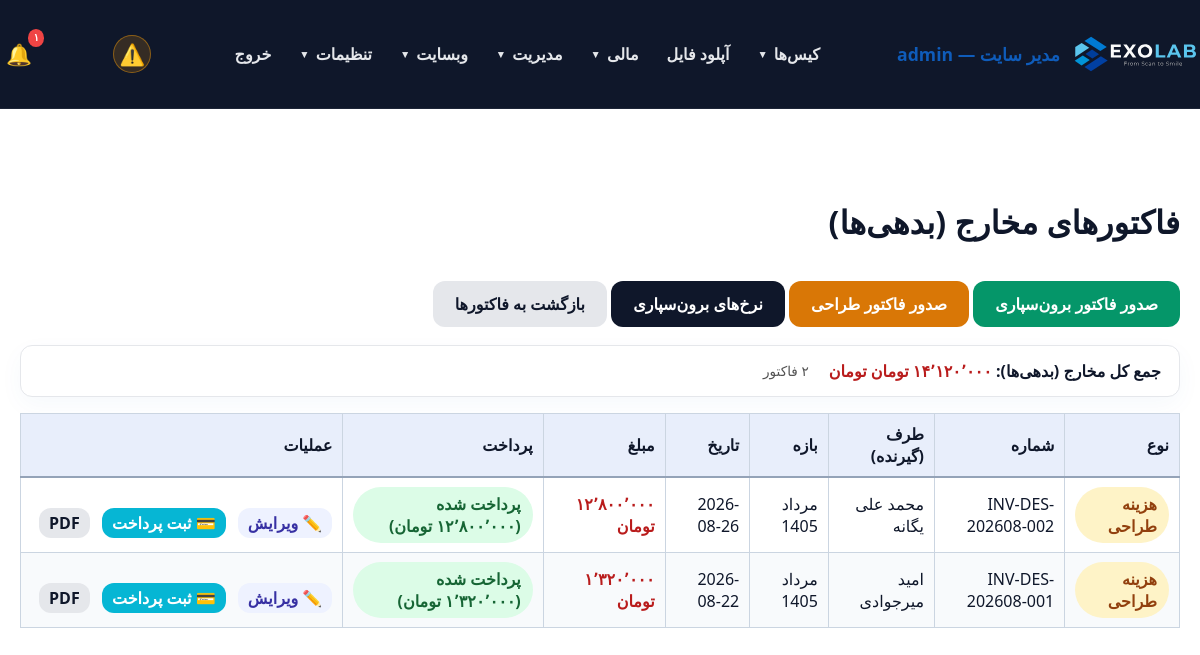
The page /panel/expenses.php (signed in) on the database its author committed.
### tables this page shows
CREATE TABLE `users` (
  `id` int(11) NOT NULL AUTO_INCREMENT,
  `username` varchar(100) NOT NULL,
  `password_hash` varchar(255) NOT NULL,
  `full_name` varchar(255) NOT NULL,
  `email` varchar(255) DEFAULT NULL,
  `phone` varchar(20) DEFAULT NULL,
  `role` enum('admin','doctor','staff','secretary','designer','technician','operator','powder','courier','finance','outsource_lab','customer_lab','partner_lab','clinic','branch_admin') NOT NULL DEFAULT 'staff',
  `branch_id` int(11) DEFAULT NULL,
  `clinic_id` int(11) DEFAULT NULL,
  `lab_id` int(11) DEFAULT NULL,
  `is_designer` tinyint(1) NOT NULL DEFAULT 0,
  `is_default_designer` tinyint(1) NOT NULL DEFAULT 0,
  `active` tinyint(1) DEFAULT 1,
  `last_login` datetime DEFAULT NULL,
  `created_at` datetime DEFAULT current_timestamp(),
  `updated_at` datetime DEFAULT current_timestamp() ON UPDATE current_timestamp(),
  `notes` text DEFAULT NULL,
  PRIMARY KEY (`id`),
  UNIQUE KEY `username` (`username`),
  KEY `idx_users_clinic_id` (`clinic_id`),
  KEY `idx_users_is_designer` (`is_designer`),
  CONSTRAINT `fk_users_clinic` FOREIGN KEY (`clinic_id`) REFERENCES `users` (`id`) ON DELETE SET NULL ON UPDATE CASCADE
);

CREATE TABLE `designer_invoices` (
  `id` int(11) NOT NULL AUTO_INCREMENT,
  `branch_id` int(11) DEFAULT NULL,
  `invoice_number` varchar(50) NOT NULL,
  `designer_id` int(11) NOT NULL,
  `total_amount` decimal(15,2) NOT NULL DEFAULT 0.00,
  `payment_status` enum('unpaid','partial','paid') NOT NULL DEFAULT 'unpaid',
  `period_label` varchar(120) DEFAULT NULL,
  `invoice_date` date NOT NULL,
  `notes` text DEFAULT NULL,
  `created_at` timestamp NOT NULL DEFAULT current_timestamp(),
  PRIMARY KEY (`id`),
  KEY `designer_id` (`designer_id`)
);

### panel/db.php (called while the page is built, shortened)
<?php
function db() {
    static $pdo = null;
    if ($pdo === null) {
        try {
            $pdo = Connection::getInstance();
        } catch (Throwable $e) {
            $dbFailMsg = 'db connection failed: ' . $e->getMessage();
            if (function_exists('exolab_log_throttled')) {
                exolab_log_throttled('db_connect_failed', $dbFailMsg, 60);
            } else {
                error_log($dbFailMsg);
            }
            try {
                Connection::reset();
                usleep(150000);
                $pdo = Connection::getInstance();
            } catch (Throwable $e2) {
                $dbFailMsg2 = 'db connection retry failed: ' . $e2->getMessage();
                if (function_exists('exolab_log_throttled')) {
                    exolab_log_throttled('db_connect_failed_retry', $dbFailMsg2, 60);
                } else {
                    error_log($dbFailMsg2);
                }
                dbConnectionFailedResponse();
            }
        }
    }
    return $pdo;
}
function canManageScanAppointments(?array $user = null): bool {
    $user = $user ?: (function_exists('current_user') ? current_user() : null);
    $role = (string) ($user['role'] ?? '');
    if (in_array($role, ['admin', 'branch_admin', 'technician', 'secretary', 'staff'], true)) return true;
    return false;
}
function canViewScanBodyLibrary(?array $user = null): bool {
    $user = $user ?: (function_exists('current_user') ? current_user() : null);
    if (is_admin()) return true;
    return false;
}
function currentBranchId(): ?int {
    $user = current_user();
    if ($user['role'] === 'admin') return null;
    $bid = $user['branch_id'] ?? null;
    return $bid !== null && $bid !== '' ? (int) $bid : null;
}
function getAllDesignerInvoices(): array {
    $bid = currentBranchId();
    $filter = $bid === null ? '' : ' WHERE i.branch_id = ' . (int) $bid;
    $stmt = db()->query('SELECT i.*, u.full_name AS designer_name FROM designer_invoices i LEFT JOIN users u ON i.designer_id = u.id' . $filter . ' ORDER BY i.invoice_date DESC, i.id DESC');
    return $stmt->fetchAll();
}
function getExpenseInvoicePaid(string $type, int $invoiceId): float {
    $stmt = db()->prepare('SELECT COALESCE(SUM(amount),0) FROM expense_payments WHERE expense_type = ? AND invoice_id = ?');
    $stmt->execute([$type, $invoiceId]);
    return (float) $stmt->fetchColumn();
}
function getUnreadNotificationCount(int $userId): int {
    $stmt = db()->prepare('SELECT COUNT(*) FROM notifications WHERE user_id = ? AND is_read = 0');
    $stmt->execute([$userId]);
    return (int) $stmt->fetchColumn();
}

### includes/helpers.php (called while the page is built, shortened)
<?php
function toPersianDigits($input) {
    $numbers = ['0','1','2','3','4','5','6','7','8','9'];
    $persian = ['۰','۱','۲','۳','۴','۵','۶','۷','۸','۹'];
    return str_replace($numbers, $persian, $input);
}
function formatAmountToman($value) {
    $clean = preg_replace('/[^\d\.\-]/', '', (string) $value);
    $formatted = number_format((float) round($clean), 0, '.', ',');
    $formatted = str_replace(',', '٬', $formatted);
    return toPersianDigits($formatted) . ' تومان';
}

### panel/expenses.php (the view, shortened to what this page needs)
<?php
require_once __DIR__ . '/auth.php';
require_login();
$designerInvoices = getAllDesignerInvoices();
$rows = [];
foreach ($designerInvoices as $inv) {
    $paid = getExpenseInvoicePaid('designer', (int) $inv['id']);
    $rows[] = [
        'type' => 'designer',
        'type_label' => 'هزینه طراحی',
        'invoice_number' => $inv['invoice_number'],
        'party' => $inv['designer_name'] ?? '—',
        'period_label' => $inv['period_label'] ?? '—',
        'invoice_date' => $inv['invoice_date'],
        'total_amount' => (float) $inv['total_amount'],
        'paid_amount' => $paid,
        'payment_status' => $inv['payment_status'] ?? 'unpaid',
        'invoice_id' => (int) $inv['id'],
        'pdf' => 'designer_invoice_pdf.php?id=' . (int) $inv['id'],
        'generation' => 'generate_designer_invoice.php',
    ];
}
usort($rows, function ($a, $b) {
    return strcmp($b['invoice_date'], $a['invoice_date']);
});
$totalExpenses = array_sum(array_column($rows, 'total_amount'));
panel_layout_start('فاکتورهای مخارج (بدهی‌ها)');
?>
<div style="margin-bottom: 18px; display: flex; gap: 10px; flex-wrap: wrap; justify-content: space-between; align-items: center;">
    <div>
        <a class="btn" href="generate_outsource_invoice.php" style="background: #059669; color: #fff;">صدور فاکتور برون‌سپاری</a>
        <a class="btn" href="generate_designer_invoice.php" style="background: #d97706; color: #fff;">صدور فاکتور طراحی</a>
        <a class="btn" href="outsource_rates.php" style="background: #0F172A; color: #fff;">نرخ‌های برون‌سپاری</a>
        <a class="btn" href="invoices.php" style="background: #E5E7EB; color: #0F172A;">بازگشت به فاکتورها</a>
    </div>
</div>
<?php if (!empty($rows)): ?>
<div class="form-card" style="margin-bottom:16px; padding:14px 18px; display:flex; gap:20px; flex-wrap:wrap; align-items:center;">
    <strong>جمع کل مخارج (بدهی‌ها): <span style="color:#b91c1c;"><?= formatAmountToman($totalExpenses) ?> تومان</span></strong>
    <span style="color:#525252; font-size:0.85rem;"><?= toPersianDigits(count($rows)) ?> فاکتور</span>
</div>
<?php endif; ?>
<?php if (empty($rows)): ?>
    <p class="empty">هیچ فاکتور مخارجی ثبت نشده است. از دکمه‌های بالا می‌توانید فاکتور طراحی یا برون‌سپاری صادر کنید.</p>
<?php else: ?>
<table class="datatable display" data-order="3">
    <thead>
    <tr>
        <th>نوع</th>
        <th>شماره</th>
        <th>طرف (گیرنده)</th>
        <th>بازه</th>
        <th>تاریخ</th>
        <th>مبلغ</th>
        <th>پرداخت</th>
        <th>عملیات</th>
    </tr>
    </thead>
    <tbody>
    <?php foreach ($rows as $r): ?>
        <tr>
            <td>
                <?php if ($r['type'] === 'designer'): ?>
                    <span class="badge" style="background:#fef3c7; color:#92400e;"><?= htmlspecialchars($r['type_label']) ?></span>
                <?php else: ?>
                    <span class="badge" style="background:#dcfce7; color:#166534;"><?= htmlspecialchars($r['type_label']) ?></span>
                <?php endif; ?>
            </td>
            <td><?= htmlspecialchars($r['invoice_number']) ?></td>
            <td><?= htmlspecialchars($r['party']) ?></td>
            <td><?= htmlspecialchars($r['period_label']) ?></td>
            <td><?= toJalaliDateFormatted($r['invoice_date']) ?></td>
            <td style="font-weight:bold; color:#b91c1c;"><?= formatAmountToman($r['total_amount']) ?></td>
            <td>
                <?php
                $st = $r['payment_status'];
                if ($st === 'paid'): ?>
                    <span class="badge" style="background:#dcfce7; color:#166534;">پرداخت شده (<?= formatAmountToman($r['paid_amount']) ?>)</span>
                <?php elseif ($st === 'partial'): ?>
                    <span class="badge" style="background:#fef3c7; color:#92400e;">جزئی (<?= formatAmountToman($r['paid_amount']) ?>)</span>
                <?php else: ?>
                    <span class="badge" style="background:#fee2e2; color:#991b1b;">پرداخت نشده</span>
                <?php endif; ?>
            </td>
            <td class="actions" style="white-space:nowrap;">
                <a class="btn" href="<?= $r['type'] === 'designer' ? 'designer_invoice_form.php' : 'outsource_invoice_form.php' ?>?id=<?= $r['invoice_id'] ?>" title="ویرایش فاکتور" style="background:#eef2ff; color:#3730a3; padding:4px 10px; text-decoration:none;">✏️ ویرایش</a>
                <a class="btn" href="expense_payment_form.php?type=<?= $r['type'] ?>&invoice_id=<?= $r['invoice_id'] ?>" style="background:#06B6D4; color:#fff; padding:4px 10px; text-decoration:none;">💳 ثبت پرداخت</a>
                <a class="btn" href="<?= htmlspecialchars($r['pdf']) ?>" target="_blank" style="background:#E5E7EB; color:#0F172A; padding:4px 10px; text-decoration:none;">PDF</a>
            </td>
        </tr>
    <?php endforeach; ?>
    </tbody>
</table>
<?php endif; ?>
<?php panel_layout_end(); ?>

### panel/auth.php (shortened to what this page needs)
<?php
require_once __DIR__ . '/db.php';
require_once __DIR__ . '/../includes/helpers.php';
function current_user() {
    static $user = null;
    if ($user !== null) return $user;
    $stmt = db()->prepare('SELECT * FROM users WHERE id = ? AND active = 1 LIMIT 1');
    $stmt->execute([(int)$_SESSION[USER_SESSION_KEY]]);
    $user = $stmt->fetch();
    return $user;
}
function is_logged_in() {
    return current_user() !== null;
}
function is_admin(): bool {
    $user = current_user();
    return $user['role'] === 'admin' || $user['role'] === 'branch_admin';
}
function is_root_admin(): bool {
    $user = current_user();
    return $user && $user['role'] === 'admin';
}
function has_permission($permission) {
    $user = current_user();
    $perms = $GLOBALS['role_permissions'][$user['role']] ?? [];
    return in_array('*', $perms) || in_array($permission, $perms);
}
function require_login() {
    if (!is_logged_in()) {
        $target = getLoginRedirectUrl();
        if ($target !== '') {
            $_SESSION['login_redirect'] = $target;
        }
        header('Location: login.php');
        exit;
    }
}
function panel_layout_start($title = 'پنل مدیریت') {
    $user = current_user();
    ?>
    <!DOCTYPE html>
    <html lang="fa" dir="rtl">
    <head>
        <link rel="stylesheet" href="../assets/css/style.css">
        <link rel="stylesheet" href="../assets/css/datatables.min.css">
    </head>
    <body>
    <header class="site-header">
        <div class="container" style="justify-content: space-between;">
            <a class="brand" href="dashboard.php">
                <img src="../assets/icons/EXOLAB_LOGO_HORIZENTAL.svg" alt="EXOLAB" class="site-logo">
                <span><?= $user ? htmlspecialchars($user['full_name']) . ' — ' . $user['role'] : 'پنل' ?></span>
            </a>
            <nav class="site-nav" id="siteNav">
                <?php
                $navCanCases  = has_permission('view_all_cases') || has_permission('view_own_cases') || has_permission('view_assigned_cases') || has_permission('view_clinic_cases') || has_role('designer');
                $navCanUpload = $user && in_array($user['role'] ?? '', ['doctor', 'designer', 'admin', 'branch_admin', 'clinic', 'lab', 'outsource_lab', 'customer_lab', 'partner_lab'], true);
                $navCanInv    = has_permission('view_invoices') || has_permission('view_clinic_invoices') || has_permission('view_own_invoices') || is_admin();
                $navCanPay    = has_permission('view_own_payments') || has_permission('view_clinic_payments') || has_permission('view_payments') || is_admin();
                $navIsAdmin   = is_admin();
                $navIsRoot    = is_root_admin();
                ?>
                <?php if ($navCanCases): ?>
                    <div class="nav-group">
                        <button type="button" class="nav-group-toggle" onclick="toggleNavGroup(this)">کیس‌ها <span class="caret">▼</span></button>
                    </div>
                <?php endif; ?>
                <?php if ($navCanUpload): ?>
                    <a class="nav-link" href="uploads.php">آپلود فایل</a>
                <?php endif; ?>
                <?php if ($navCanInv || $navCanPay || $navIsAdmin): ?>
                    <div class="nav-group">
                        <button type="button" class="nav-group-toggle" onclick="toggleNavGroup(this)">مالی <span class="caret">▼</span></button>
                    </div>
                <?php endif; ?>
                <?php if ($navIsAdmin): ?>
                    <div class="nav-group">
                        <button type="button" class="nav-group-toggle" onclick="toggleNavGroup(this)">مدیریت <span class="caret">▼</span></button>
                    </div>
                    <div class="nav-group">
                        <button type="button" class="nav-group-toggle" onclick="toggleNavGroup(this)">وبسایت <span class="caret">▼</span></button>
                    </div>
                <?php endif; ?>
                <?php if ($navIsRoot || $user): ?>
                    <div class="nav-group">
                        <button type="button" class="nav-group-toggle" onclick="toggleNavGroup(this)">تنظیمات <span class="caret">▼</span></button>
                    </div>
                <?php endif; ?>
                <a class="nav-link" href="logout.php">خروج</a>
            </nav>
            <?php if ($user): $notifCount = getUnreadNotificationCount($user['id']); $notifImportantCount = getUnreadImportantNotificationCount($user['id']); ?>
                <a href="notifications.php?scope=important" class="notif-bell notif-bell-important" title="اعلان‌های مهم (کامنت جدید و تغییر وضعیت)" aria-label="اعلان‌های مهم" style="position:relative; margin-right:6px;">
                    <span class="notif-bell-icon" style="font-size:1.3rem;">⚠️</span>
                </a>
                <a href="notifications.php" class="notif-bell" title="همهٔ اعلان‌ها" aria-label="همهٔ اعلان‌ها" style="position:relative; margin-right:10px;">
                    <span class="notif-bell-icon" style="font-size:1.3rem;">🔔</span>
                    <?php if ($notifCount > 0): ?>
                        <span class="notif-bell-badge badge-normal"><?= toPersianDigits($notifCount > 99 ? '99+' : $notifCount) ?></span>
                    <?php endif; ?>
                </a>
            <?php endif; ?>
        </div>
    </header>
    <main class="section">
        <div class="container">
            <h2><?= htmlspecialchars($title) ?></h2>
    <?php
}
function panel_layout_end() {
    ?>
        </div>
    </main>
    </body>
    </html>
    <?php
}

### rows shown on the page
users: full_name "مدیر سایت", role "admin"
designer_invoices: type_label "هزینه طراحی", invoice_number "INV-DES-202608-002", users.full_name "محمد علی یگانه", period_label "مرداد 1405", invoice_date "2026-08-26", total_amount "۱۲٬۸۰۰٬۰۰۰ تومان", paid_amount "۱۲٬۸۰۰٬۰۰۰ تومان"
designer_invoices: type_label "هزینه طراحی", invoice_number "INV-DES-202608-001", users.full_name "امید میرجوادی", period_label "مرداد 1405", invoice_date "2026-08-22", total_amount "۱٬۳۲۰٬۰۰۰ تومان", paid_amount "۱٬۳۲۰٬۰۰۰ تومان"

### other values the page prints
toPersianDigits($notifCount > 99 ? '99+' : $notifCount) "۱"
$title "فاکتورهای مخارج (بدهی‌ها)"
formatAmountToman($totalExpenses) "۱۴٬۱۲۰٬۰۰۰ تومان"
